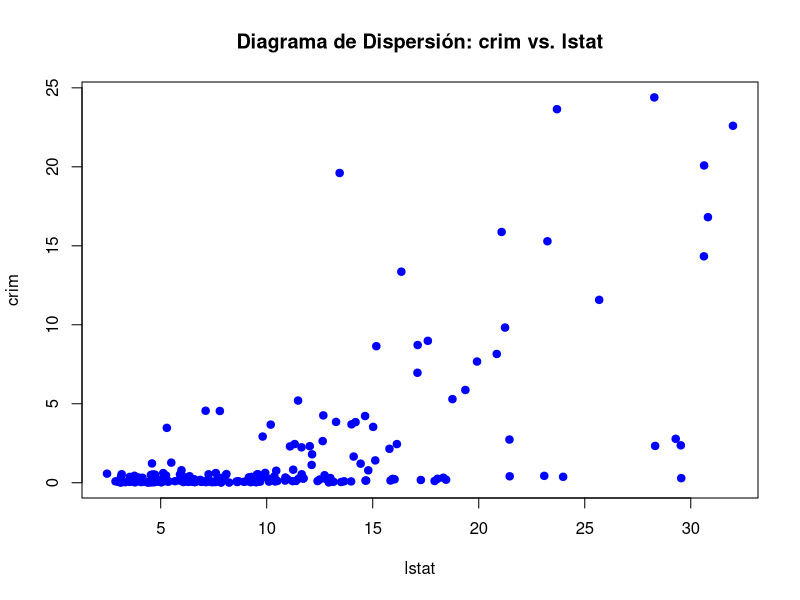
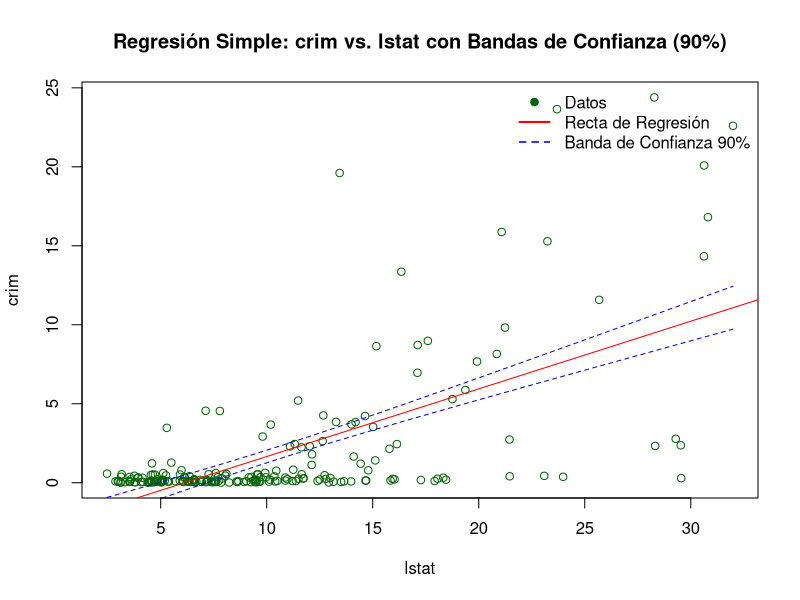
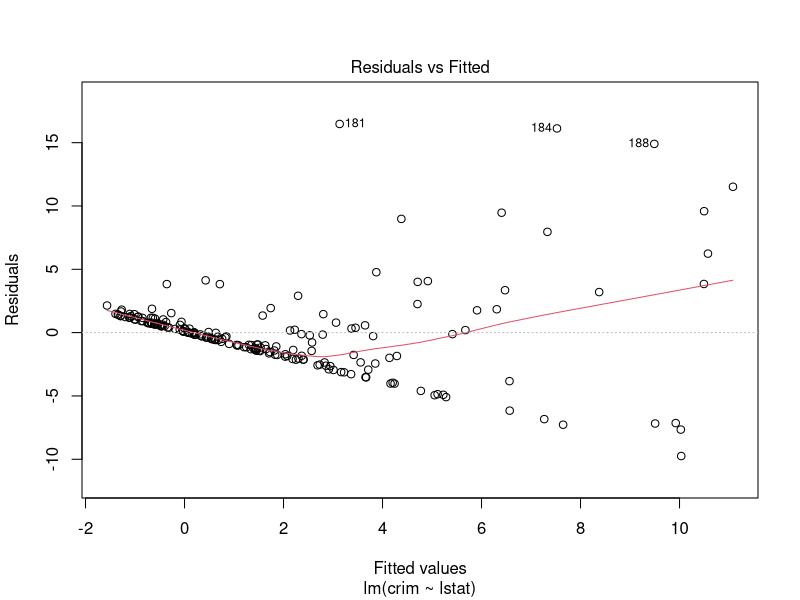
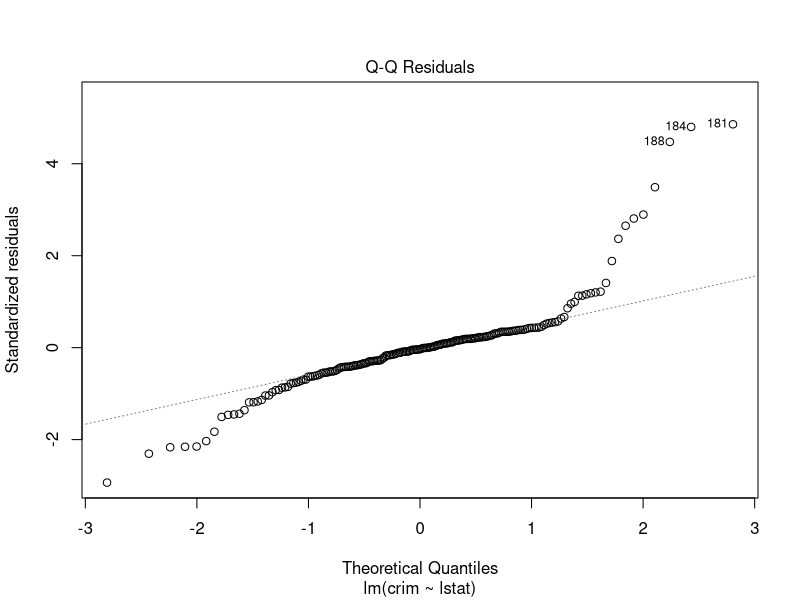
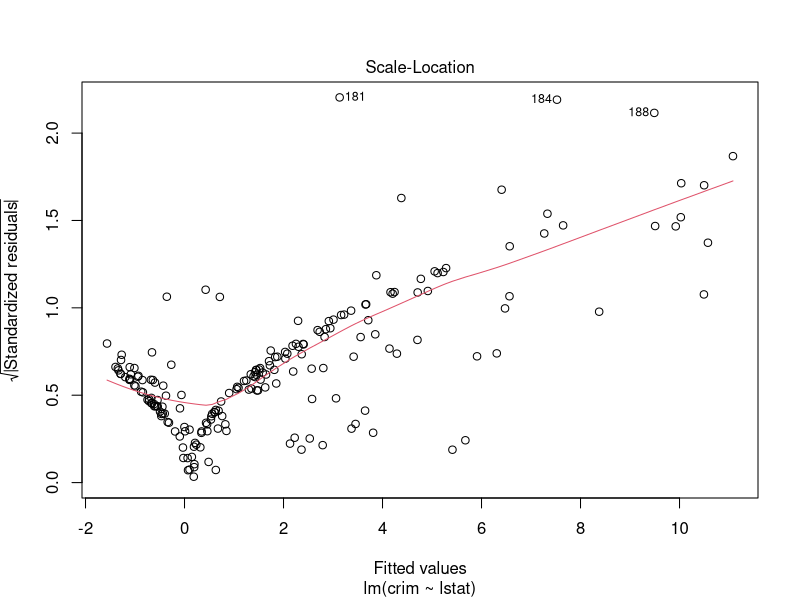
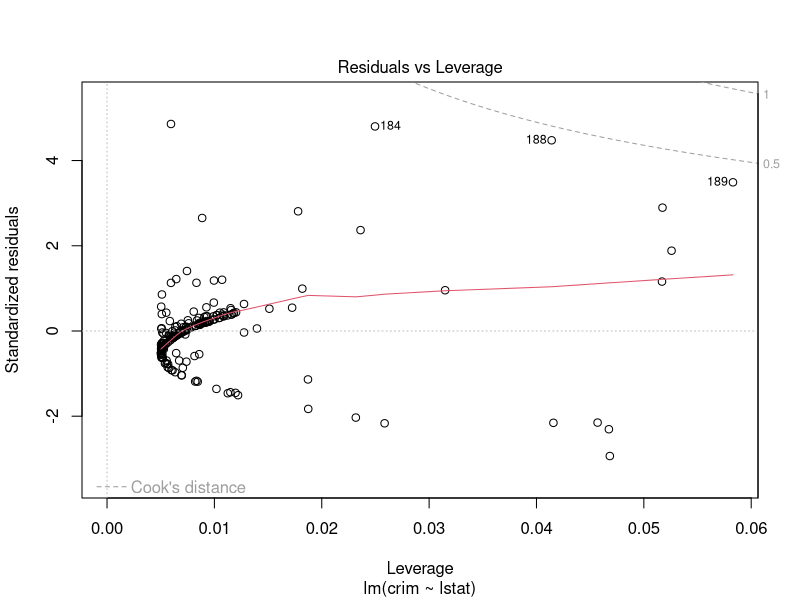
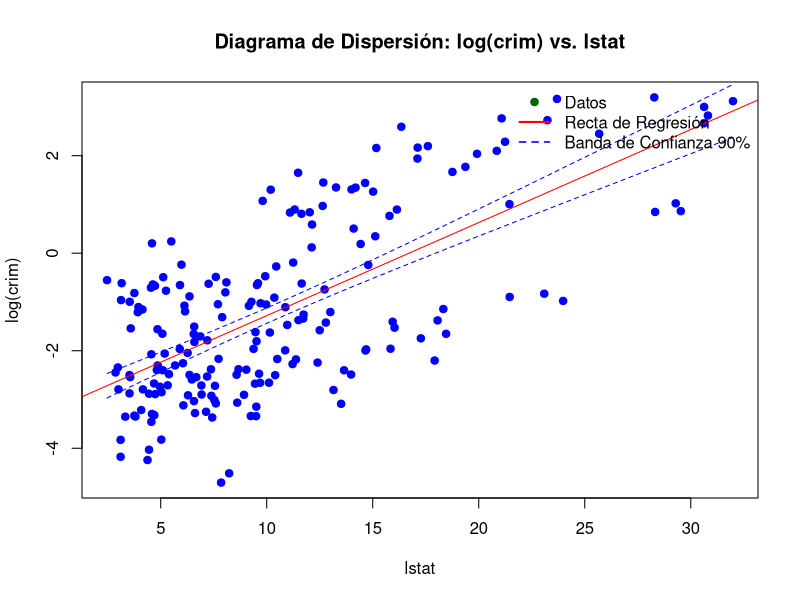
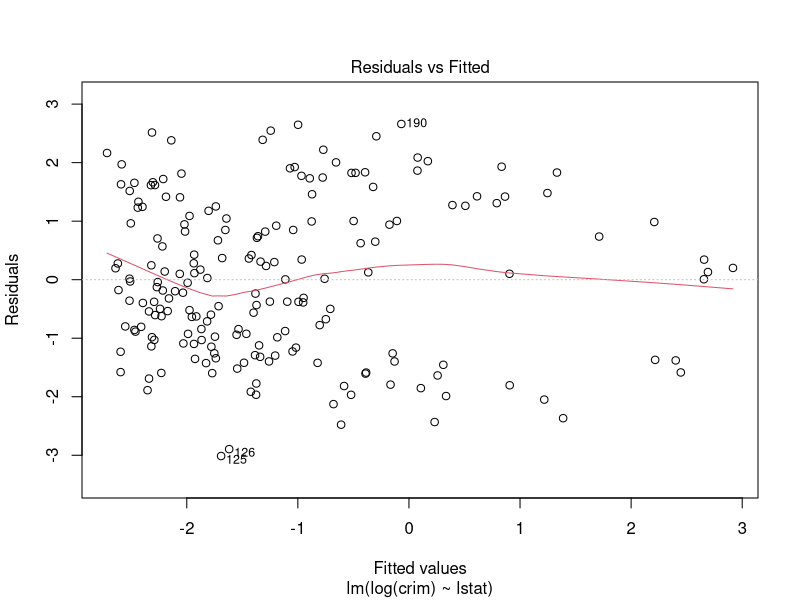

The R script that drew these images, in order:
## ---- chunk 1
knitr::opts_chunk$set(echo = TRUE)
## ---- chunk 2
library(readxl)
df <- read_excel("boston.xlsx")
## ---- chunk 3
cor_matrix <- cor(df$crim,df[,-which(names(df)=="crim")])
cor_matrix
## ---- chunk 4
plot(df$lstat, df$crim,
     main = "Diagrama de Dispersión: crim vs. lstat",
     xlab = "lstat",
     ylab = "crim",
     pch = 19, col = "blue")
## ---- chunk 5
lm1<-lm(crim~lstat,data=df)
summary(lm1)
## ---- chunk 6
confint(lm1,level=0.90)
## ---- chunk 7
new_data <- data.frame(lstat = seq(min(df$lstat), max(df$lstat), length.out = 100))
confidence_intervals <- predict(lm1, newdata = new_data, interval = "confidence", level = 0.9)
## ---- chunk 8
plot(df$lstat, df$crim,
     main = "Regresión Simple: crim vs. lstat con Bandas de Confianza (90%)",
     xlab = "lstat",
     ylab = "crim", col = "darkgreen")
abline(coef=coef(lm1), col='RED')
lines(new_data$lstat, confidence_intervals[, "lwr"], col = "blue", lty = 2)
lines(new_data$lstat, confidence_intervals[, "upr"], col = "blue", lty = 2) 
legend("topright",
       legend = c("Datos", "Recta de Regresión", "Banda de Confianza 90%"),
       col = c("darkgreen", "red", "blue"),
       pch = c(19, NA, NA),
       lty = c(NA, 1, 2),
       lwd = c(NA, 2, 1.5),
       bty = "n")
## ---- chunk 9
plot(lm1)
## ---- chunk 10
df <- read_excel("boston.xlsx")
df<-df[-c(60,178,181),]
df<-df[-c(173,177,127),]
lm1<-lm(log(crim)~lstat,data=df)
summary(lm1)
## ---- chunk 11
new_data <- data.frame(lstat = seq(min(df$lstat), max(df$lstat), length.out = 100))
confidence_intervals <- predict(lm1, newdata = new_data, interval = "confidence", level = 0.9)
plot(df$lstat, log(df$crim),
     main = "Diagrama de Dispersión: log(crim) vs. lstat",
     xlab = "lstat",
     ylab = "log(crim)",
     pch = 19, col = "blue")
abline(coef=coef(lm1), col='RED')
lines(new_data$lstat, confidence_intervals[, "lwr"], col = "blue", lty = 2)
lines(new_data$lstat, confidence_intervals[, "upr"], col = "blue", lty = 2) 
legend("topright",
       legend = c("Datos", "Recta de Regresión", "Banda de Confianza 90%"),
       col = c("darkgreen", "red", "blue"),
       pch = c(19, NA, NA),
       lty = c(NA, 1, 2),
       lwd = c(NA, 2, 1.5),
       bty = "n")
## ---- chunk 12
plot(lm1)
## ---- chunk 13
# lm1<-lm(crim~.-black-nox-age,data=df)
# summary(lm1)
